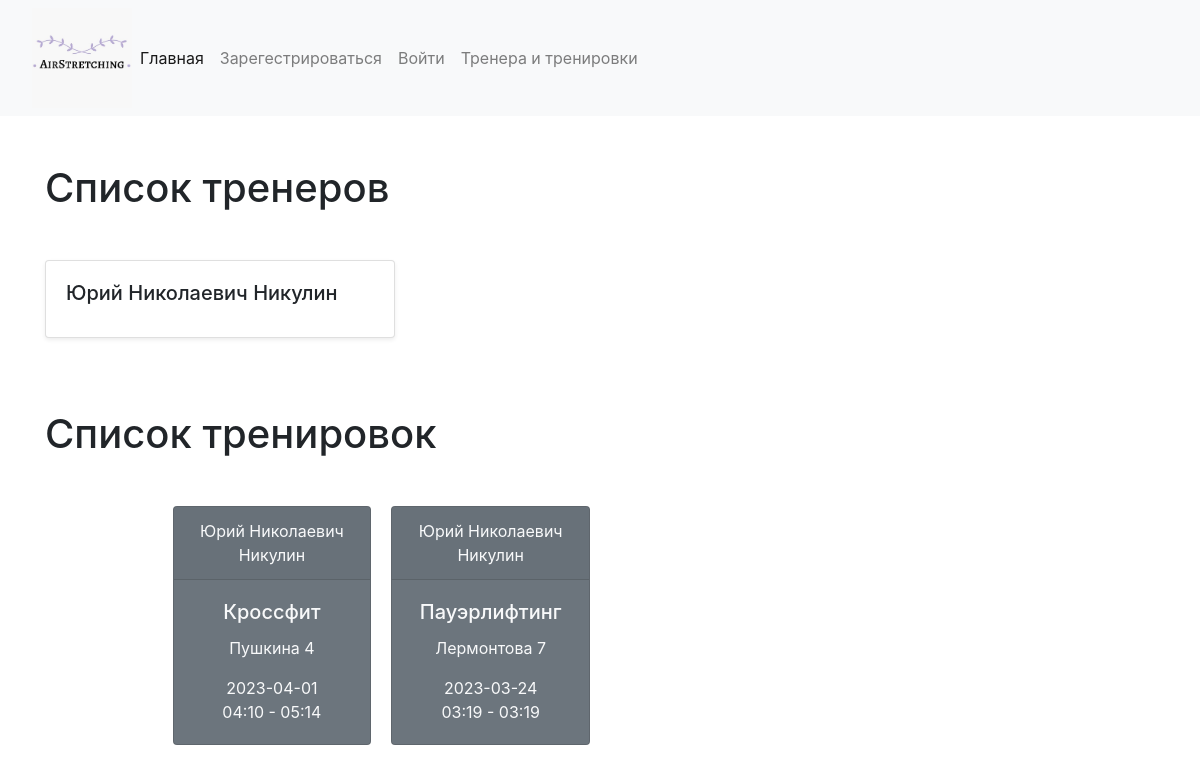
Screenshot of /trainers.php with the database file from the repository.
### tables this page shows
CREATE TABLE `trainers` (
  `id` text NOT NULL,
  `username` text NOT NULL,
  `email` text NOT NULL,
  `password` text NOT NULL,
  `name` text NOT NULL
);

CREATE TABLE `vacant_workouts` (
  `id` text NOT NULL,
  `trainer_id` text NOT NULL,
  `gym_id` text NOT NULL,
  `date` text NOT NULL,
  `time` text NOT NULL,
  `time_end` text NOT NULL,
  `direction` text NOT NULL,
  `spots` text NOT NULL,
  `status` text NOT NULL
);

CREATE TABLE `gyms` (
  `gym_id` text NOT NULL,
  `adress` text NOT NULL,
  `status` text NOT NULL
);

### trainers.php (the view, shortened to what this page needs)
<!DOCTYPE html>
<html lang="en">
<head>
    <link rel="stylesheet" href="https://stackpath.bootstrapcdn.com/bootstrap/4.3.1/css/bootstrap.min.css">
</head>
<body>
<nav class="navbar navbar-expand-lg navbar-light bg-light">
    <a class="navbar-brand" href="#">
        <a href="index.php"><img src="img/icon.jpg" alt="Fitness Club Logo" width="100" height="100"></a>
    </a>
    <div class="collapse navbar-collapse" id="navbarNav">
        <ul class="navbar-nav">
            <li class="nav-item active">
                <a class="nav-link" href="index.php">Главная</a>
            </li>
            <li class="nav-item">
                <a class="nav-link" href="register.html">Зарегестрироваться</a>
            </li>
            <li class="nav-item">
                <a class="nav-link" href="login.html">Войти</a>
            </li>
            <li class="nav-item">
                <a class="nav-link" href="trainers.php">Тренера и тренировки</a>
            </li>
        </ul>
    </div>
</nav>
<div class="container my-5">
    <h1 class="mb-5">Список тренеров</h1>
    <div class="row">
        <?php
        include 'connection.php';
        $result = mysqli_query($conn, 'SELECT * FROM trainers');
        while ($row = mysqli_fetch_assoc($result)) {
            echo '
            <div class="col-md-4">
              <div class="card mb-4 shadow-sm">
                <div class="card-body">
                  <h5 class="card-title">'.$row['name'].'</h5>
                </div>
              </div>
            </div>
          ';
        }
        ?>
    </div>
</div>
<div class="container my-5">
    <h1 class="mb-5">Список тренировок</h1>
    <div class="row">
        <?php
        include 'connection.php';
        $sql = "SELECT DISTINCT vacant_workouts.*, trainers.name as trainer_name, directions.direction, gyms.adress
        FROM vacant_workouts
        INNER JOIN trainers ON vacant_workouts.trainer_id = trainers.id
        INNER JOIN directions ON vacant_workouts.direction = directions.id
        INNER JOIN gyms ON vacant_workouts.gym_id = gyms.gym_id
        WHERE vacant_workouts.spots > '0'";
        $result = mysqli_query($conn, $sql);
        echo '<div class="card-columns" style="width: 75%; margin-left: auto; margin-right: auto; column-count: 4;">';
        while ($row = mysqli_fetch_assoc($result)) {
          $datetime = strtotime($row['date'] . ' ' . $row['time']);
          $now = time();
          $hours_left = floor(($datetime - $now) / 3600);
          if ($row['status'] == 'canceled') {
            $bg_color = 'bg-secondary';
          } else if ($hours_left >= 6) {
            $bg_color = 'bg-info';
          }
            else if ($hours_left < 0 ) {
                $bg_color = 'bg-secondary';
          } else {
            $bg_color = 'bg-warning';
          }
          echo '<div class="card text-light text-center ' . $bg_color . ' ">';
          echo '<div class="card-header">' . $row['trainer_name'] . '</div>';
          echo '<div class="card-body">';
          echo '<h5 class="card-title">' . $row['direction'] . '</h5>';
          echo '<p class="card-text">' . $row['adress'] . '</p>';
          echo '<p class="card-text">' . $row['date'] . ' <br> ' . $row['time'] . ' - ' . $row['time_end'] . '</p>';
          echo '</div>';
          echo '</div>';
}
    echo '</div>';
        ?>
</div>

### rows the page displays
trainers: name "Юрий Николаевич Никулин"
vacant_workouts: trainer.name "Юрий Николаевич Никулин", direction "Кроссфит", gym.adress "Пушкина 4", date "2023-04-01", time "04:10", time_end "05:14"
vacant_workouts: trainer.name "Юрий Николаевич Никулин", direction "Пауэрлифтинг", gym.adress "Лермонтова 7", date "2023-03-24", time "03:19", time_end "03:19"
